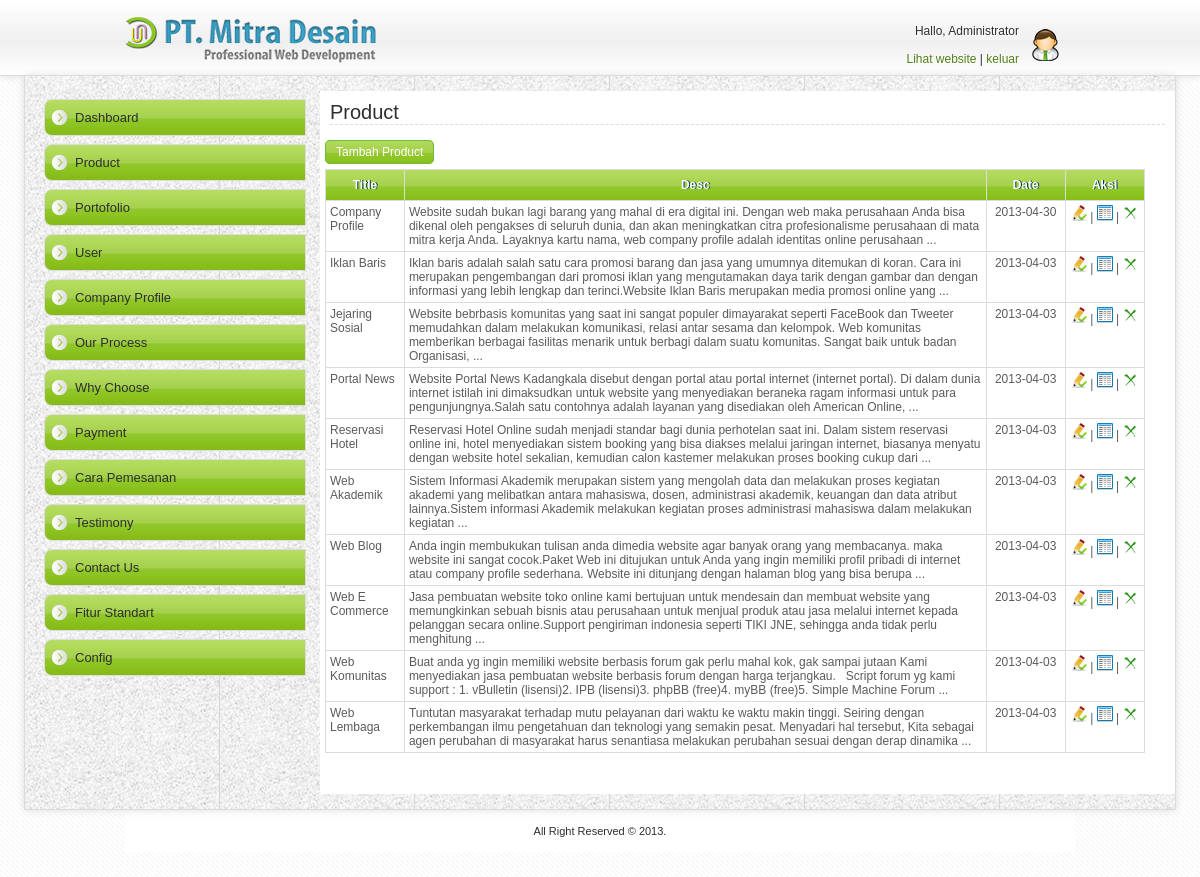
Screenshot of /index.php/panel/product with the database file from the repository.
### tables this page shows
CREATE TABLE IF NOT EXISTS `product` (
  `product_id` int(11) NOT NULL AUTO_INCREMENT,
  `product_category_id` int(11) NOT NULL,
  `product_name` varchar(100) NOT NULL,
  `product_title` varchar(255) NOT NULL,
  `product_desc` longtext NOT NULL,
  `product_image` varchar(50) NOT NULL,
  `product_date` date NOT NULL,
  PRIMARY KEY (`product_id`)
);

### application/controllers/panel/product.php (called while the page is built, shortened)
<?php if ( ! defined('BASEPATH')) exit('No direct script access allowed');
class product extends CI_Controller {
	function index() {
		$this->load->view( 'panel/product_grid' );
	}
}

### index.php (called while the page is built, shortened)
<?php
require_once BASEPATH.'core/CodeIgniter.php';

### application/helpers/common_helper.php (called while the page is built, shortened)
<?php
if (! function_exists('StripArray')) {
	function StripArray($Array, $FieldName = array()) {
		$ArrayResult = array();
		foreach($Array as $Key => $Element) {
			if (in_array($Key, $FieldName) && in_array($Element, array('0', '0000-00-00', '0000-00-00 00:00:00'))) {
				$ArrayResult[$Key] = null;
			} else {
				$ArrayResult[$Key] = stripslashes($Element);
			}
		}
		return $ArrayResult;
	}
}
if (! function_exists('GetStringFilter')) {
	function GetStringFilter($Param, $ReplaceField = array()) {
		$StringFilter = '';
		return $StringFilter;
	}
}
if (! function_exists('GetLengthChar')) {
	function GetLengthChar($String, $LengthMax, $Follower = '') {
		if (strlen($String) > $LengthMax) {
			$String = substr($String, 0, $LengthMax);
			$Stringpos = strrpos($String, ' ');
			if (false !== $Stringpos) $String = substr($String, 0, $Stringpos);
			if (!empty($Follower)) {
				$String .= $Follower;
			}
		}
		return $String;
	}
}
?>

### application/models/product_model.php (called while the page is built, shortened)
<?php if ( ! defined('BASEPATH')) exit('No direct script access allowed');
class Product_model extends CI_Model {
	function get_array($param = array()) {
		$Array = array();
		$StringFilter = GetStringFilter($param);
		$PageOffset = (isset($param['start']) && !empty($param['start'])) ? $param['start'] : 0;
		$PageLimit = (isset($param['limit']) && !empty($param['limit'])) ? $param['limit'] : 25;
		$StringSorting = (isset($param['sort'])) ? GetStringSorting($param['sort']) : 'product_title ASC';
		$SelectQuery = "
			SELECT Product.*, ProductCategory.product_category_name
			FROM ".PRODUCT." Product
			LEFT JOIN ".PRODUCT_CATEGORY." ProductCategory ON ProductCategory.product_category_id = Product.product_category_id
			WHERE 1 $StringFilter
			ORDER BY $StringSorting
			LIMIT $PageOffset, $PageLimit
		";
		$SelectResult = mysql_query($SelectQuery) or die(mysql_error());
		while (false !== $Row = mysql_fetch_assoc($SelectResult)) {
			$Array[] = $this->sync($Row);
		}
		return $Array;
	}
	function sync($row) {
		$row = StripArray($row);
		$row['product_link'] = base_url('product/'.$row['product_name']);
		$row['product_image_link'] = base_url('static/upload/'.$row['product_image']);
		$product_desc = preg_replace('/\<p([a-z \=\"\:\;\-]+)\>/i', '<p>', $row['product_desc']);
		$array_product_desc = explode('<p></p>', $product_desc, 2);
		$row['product_desc_simple'] = $array_product_desc[0];
		return $row;
	}
}

### application/views/panel/product_grid.php (the view, shortened to what this page needs)
<?php
	$array_product = $this->Product_model->get_array();
?>
<body>
<div id="wrapper">
	<div id="rightContent">
		<h3>Product</h3>
		<a href="<?php echo base_url('panel/product/edit/0'); ?>" class="button">Tambah Product</a>
		<table class="data"><tbody>
			<tr class="data">
				<th class="data">Title</th>
				<th class="data">Desc</th>
				<th class="data" style="width: 70px;">Date</th>
				<th class="data" style="width: 70px;">Aksi</th></tr>
			<?php foreach ($array_product as $product) { ?>
				<tr class="data">
					<td class="data"><?php echo $product['product_title']; ?></td>
					<td class="data"><?php echo GetLengthChar(strip_tags($product['product_desc']), 300, ' ...'); ?></td>
					<td class="data center"><?php echo $product['product_date']; ?></td>
					<td class="data center">
						<?php unset($product['product_desc']); ?>
						<?php unset($product['product_desc_simple']); ?>
						<a href="<?php echo base_url('panel/product/edit/'.$product['product_id']); ?>"><img title="edit data" src="<?php echo base_url(); ?>static/image/edit.png"></a> |
						<a href="<?php echo base_url('panel/product_detail/index/'.$product['product_id']); ?>"><img title="detail data" src="<?php echo base_url(); ?>static/image/detail.png"></a> |
						<a class="cursor"><img title="hapus data" src="<?php echo base_url(); ?>static/image/delete.png" class="product_delete"></a></td>
					</tr>
			<?php } ?>
		</tbody></table>
		<div class="red message pad"><?php echo flashmsg_get(); ?></div>
	</div>
</div>
</body>
</html>

### static/css/mos-style.css (style rules this page uses)
body { background: url(../image/latar.jpg); margin: 0; padding: 0; font-family: Arial; font-size: 12px; color: #2e2e2e; text-align: center; }
.cursor { cursor: pointer; }
.center { text-align: center; }
.red { color: #FF0000; }
img { border: none; }
a { color: #527e19; text-decoration: none; }
.button { cursor: pointer; padding: 4px 10px 4px 10px; color: #fff; background: url(../image/green.jpg) repeat left center; border: 1px solid #71bb3b; -moz-border-radius: 5px; -webkit-border-radius: 5px; -o-border-radius: 5px; }
table { border:none;font-size: 12px; }
td { border:none; padding: 5px; }
table.data { border: 1px solid #dcdcdc; margin: 10px 0px 20px 0px; width: 97%; border-collapse: collapse;font-size: 12px; }
th.data { padding: 8px 4px 8px 4px;border: 1px solid #dcdcdc; background: url(../image/green.jpg)repeat left center;text-shadow: 1px 0px #003362;color: #fff }
td.data { padding: 4px; border: 1px solid #dcdcdc;color: #5b5b5b;vertical-align: top; }
tr.data { background: #fff }
#wrapper { width: 1150px; padding: 15px 0 0 0; position: relative; border-left: 1px solid #dcdcdc; border-right: 1px solid #dcdcdc; border-bottom: 1px solid #dcdcdc; float: center; margin: auto; text-align: left; background: #fff url(../image/bg_kiri.png) repeat; -moz-box-shadow: 0px 0px 8px #dcdcdc; -webkit-box-shadow: 0px 0px 8px #dcdcdc; }
#rightContent { min-height: 500px; width: 845px; padding: 5px; float: right; border-left: 0px solid #dcdcdc; text-align: left; background: #fff; margin: 0 0 15px 0; }
#rightContent .pad { padding: 8px 0; }
#rightContent h3 { font-size: 20px; font-weight: normal; padding: 0; margin: 5px 5px 20px 5px; border-bottom: 1px dashed #dcdcdc; }

### rows the page displays
product: product_title "Company Profile", product_desc "Website sudah bukan lagi barang yang mahal di era digital ini. Dengan web maka perusahaan Anda bisa dikenal oleh pengakses di seluruh dunia, dan akan meningkatkan citra profesionalisme perusahaan di mata mitra kerja Anda. Layaknya kartu nama, web company profile adalah identitas online perusahaan ...", product_date "2013-04-30"
product: product_title "Iklan Baris", product_desc "Iklan baris adalah salah satu cara promosi barang dan jasa yang umumnya ditemukan di koran. Cara ini merupakan pengembangan dari promosi iklan yang mengutamakan daya tarik dengan gambar dan dengan informasi yang lebih lengkap dan terinci.Website Iklan Baris merupakan media promosi online yang ...", product_date "2013-04-03"
product: product_title "Jejaring Sosial", product_desc "Website bebrbasis komunitas yang saat ini sangat populer dimayarakat seperti FaceBook dan Tweeter memudahkan dalam melakukan komunikasi, relasi antar sesama dan kelompok. Web komunitas memberikan berbagai fasilitas menarik untuk berbagi dalam suatu komunitas. Sangat baik untuk badan Organisasi, ...", product_date "2013-04-03"
product: product_title "Portal News", product_desc "Website Portal News Kadangkala disebut dengan portal atau portal internet (internet portal). Di dalam dunia internet istilah ini dimaksudkan untuk website yang menyediakan beraneka ragam informasi untuk para pengunjungnya.Salah satu contohnya adalah layanan yang disediakan oleh American Online, ...", product_date "2013-04-03"
product: product_title "Reservasi Hotel", product_desc "Reservasi Hotel Online sudah menjadi standar bagi dunia perhotelan saat ini. Dalam sistem reservasi online ini, hotel menyediakan sistem booking yang bisa diakses melalui jaringan internet, biasanya menyatu dengan website hotel sekalian, kemudian calon kastemer melakukan proses booking cukup dari ...", product_date "2013-04-03"
product: product_title "Web Akademik", product_desc "Sistem Informasi Akademik merupakan sistem yang mengolah data dan melakukan proses kegiatan akademi yang melibatkan antara mahasiswa, dosen, administrasi akademik, keuangan dan data atribut lainnya.Sistem informasi Akademik melakukan kegiatan proses administrasi mahasiswa dalam melakukan kegiatan ...", product_date "2013-04-03"
product: product_title "Web Blog", product_desc "Anda ingin membukukan tulisan anda dimedia website agar banyak orang yang membacanya. maka website ini sangat cocok.Paket Web ini ditujukan untuk Anda yang ingin memiliki profil pribadi di internet atau company profile sederhana. Website ini ditunjang dengan halaman blog yang bisa berupa ...", product_date "2013-04-03"
product: product_title "Web E Commerce", product_desc "Jasa pembuatan website toko online kami bertujuan untuk mendesain dan membuat website yang memungkinkan sebuah bisnis atau perusahaan untuk menjual produk atau jasa melalui internet kepada pelanggan secara online.Support pengiriman indonesia seperti TIKI JNE, sehingga anda tidak perlu menghitung ...", product_date "2013-04-03"
product: product_title "Web Komunitas", product_desc "Buat anda yg ingin memiliki website berbasis forum gak perlu mahal kok, gak sampai jutaan Kami menyediakan jasa pembuatan website berbasis forum dengan harga terjangkau. Script forum yg kami support : 1. vBulletin (lisensi)2. IPB (lisensi)3. phpBB (free)4. myBB (free)5. Simple Machine Forum ...", product_date "2013-04-03"
product: product_title "Web Lembaga", product_desc "Tuntutan masyarakat terhadap mutu pelayanan dari waktu ke waktu makin tinggi. Seiring dengan perkembangan ilmu pengetahuan dan teknologi yang semakin pesat. Menyadari hal tersebut, Kita sebagai agen perubahan di masyarakat harus senantiasa melakukan perubahan sesuai dengan derap dinamika ...", product_date "2013-04-03"
